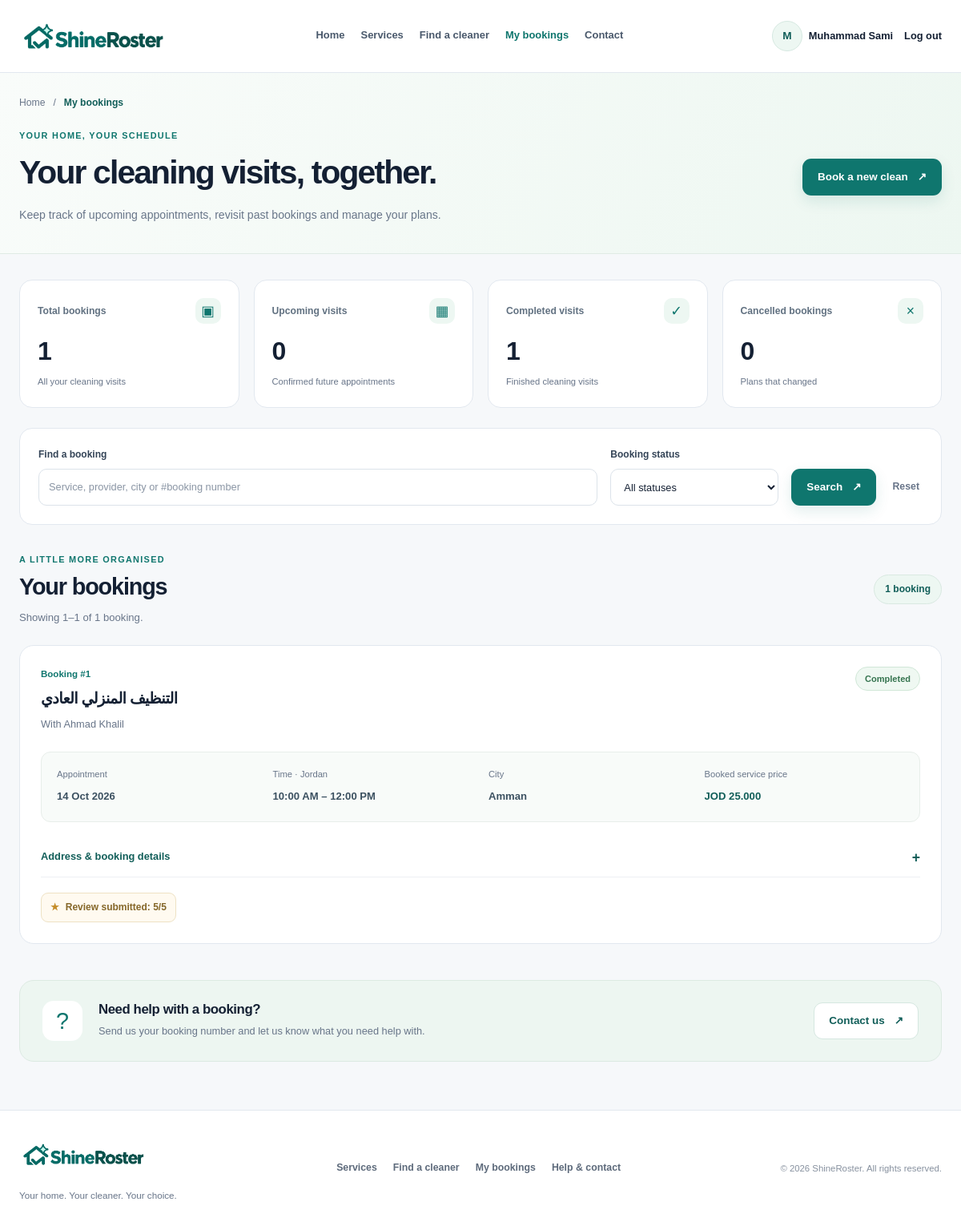
The page /my-bookings.php (signed in) on the database its author committed.
### tables this page shows
CREATE TABLE users (
    id INT UNSIGNED AUTO_INCREMENT PRIMARY KEY,
    full_name VARCHAR(100) NOT NULL,
    email VARCHAR(190) NOT NULL UNIQUE,
    phone VARCHAR(20) NOT NULL,
    password_hash VARCHAR(255) NOT NULL,
    role VARCHAR(20) NOT NULL DEFAULT 'customer',
    is_active TINYINT NOT NULL DEFAULT 1,
    created_at DATETIME NOT NULL DEFAULT CURRENT_TIMESTAMP,
    updated_at DATETIME NOT NULL DEFAULT CURRENT_TIMESTAMP ON UPDATE CURRENT_TIMESTAMP
);

CREATE TABLE bookings (
    id INT UNSIGNED AUTO_INCREMENT PRIMARY KEY,
    user_id INT UNSIGNED NOT NULL,
    slot_id INT UNSIGNED NOT NULL,
    city VARCHAR(100) NOT NULL,
    address VARCHAR(255) NOT NULL,
    notes TEXT,
    total_price DECIMAL(10,3) NOT NULL,
    status VARCHAR(20) NOT NULL DEFAULT 'confirmed',
    created_at DATETIME NOT NULL DEFAULT CURRENT_TIMESTAMP,
    updated_at DATETIME NOT NULL DEFAULT CURRENT_TIMESTAMP ON UPDATE CURRENT_TIMESTAMP,
    cancelled_at DATETIME,
    completed_at DATETIME,
    FOREIGN KEY (user_id) REFERENCES users(id),
    FOREIGN KEY (slot_id) REFERENCES appointment_slots(id)
);

### my-bookings.php (the view, shortened to what the rows shown need)
<?php
require_once __DIR__ . '/includes/init.php';
$currentAccount = $auth->requireRole('customer', 'login.php');
$customerId = (int) $currentAccount['id'];
$search = mb_substr(inputText($_GET, 'search'), 0, 120, 'UTF-8');
$status = inputText($_GET, 'status');
if (isset($_GET['page'])) {
    $page = filter_var($_GET['page'], FILTER_VALIDATE_INT, ['options' => ['min_range' => 1]]);
} else {
    $page = filter_var(null, FILTER_VALIDATE_INT, ['options' => ['min_range' => 1]]);
}
if ($page === false) {
    $page = 1;
} else {
    $page = max(1, (int) $page);
}
$customerBookings = new CustomerBookings($db);
$stats = $customerBookings->getStats($customerId);
$result = $customerBookings->getBookings($customerId, $search, $status, $page);
$bookings = $result['bookings'];
$page = $result['page'];
$statusLabels = [
    'confirmed' => 'Confirmed',
    'completed' => 'Completed',
    'cancelled' => 'Cancelled'
];
?>
<!DOCTYPE html>
<html lang="en">
<head>
    <link rel="stylesheet" href="css/style.css">
    <link rel="stylesheet" href="css/services.css">
    <link rel="stylesheet" href="css/my-bookings.css">
</head>
<body class="services-page my-bookings-page">
    <?php require __DIR__ . '/includes/catalog-header.php'; ?>
    <main id="my-bookings-main">
        <section class="my-bookings-hero">
            <div class="catalog-container">
                <div class="my-bookings-heading-row">
                    <div>
                        <h1>Your cleaning visits, together.</h1>
                    </div>
                </div>
            </div>
        </section>
        <div class="catalog-container my-bookings-content">
            <div class="catalog-results-heading">
                <div>
                    <h2>Your bookings</h2>
                </div>
            </div>
            <?php if ($bookings): ?>
                <div class="my-bookings-list">
                    <?php foreach ($bookings as $booking): ?>
                        <?php
                        $bookingId = (int) $booking['id'];
                        $startsAt = strtotime($booking['starts_at']);
                        $endsAt = strtotime($booking['ends_at']);
                        $canCancel = (int) $booking['can_cancel'] === 1;
                        $hasReview = $booking['review_id'] !== null;
                        $bookingStatus = $booking['status'];
                        ?>
                        <article class="my-booking-card">
                            <div class="my-booking-top">
                                <div>
                                    <span class="my-booking-number">
                                        Booking #<?= $bookingId ?>
                                    </span>
                                    <h3 dir="auto">
                                        <?= escapeHtml($booking['service_name']) ?>
                                    </h3>
                                    <p class="my-booking-provider" dir="auto">
                                        With <?= escapeHtml($booking['provider_name']) ?>
                                    </p>
                                </div>
                                <span
                                    class="my-booking-badge my-booking-badge-<?= escapeHtml(
                                        $bookingStatus
                                    ) ?>"
                                >
                                    <?= escapeHtml($statusLabels[$bookingStatus]) ?>
                                </span>
                            </div>
                            <dl class="my-booking-facts">
                                <div>
                                    <dt>Appointment</dt>
                                    <dd>
                                        <?= escapeHtml(date('d M Y', $startsAt)) ?>
                                    </dd>
                                </div>
                                <div>
                                    <dt>Time · Jordan</dt>
                                    <dd>
                                        <?= escapeHtml(date('g:i A', $startsAt)) ?>
                                        –
                                        <?= escapeHtml(date('g:i A', $endsAt)) ?>
                                    </dd>
                                </div>
                                <div>
                                    <dt>City</dt>
                                    <dd dir="auto">
                                        <?= escapeHtml($booking['city']) ?>
                                    </dd>
                                </div>
                                <div>
                                    <dt>Booked service price</dt>
                                    <dd class="my-booking-price">
                                        JOD <?= number_format((float) $booking['total_price'], 3) ?>
                                    </dd>
                                </div>
                            </dl>
                            <details class="my-booking-details">
                                <summary>
                                    Address & booking details
                                    <span aria-hidden="true">+</span>
                                </summary>
                            </details>
                            <div class="my-booking-bottom">
                                <?php if ($bookingStatus === 'confirmed'): ?>
                                    <?php if ($canCancel): ?>
                                        <p class="my-booking-status-note">
                                            You can cancel before the
                                            scheduled start time.
                                        </p>
                                        <details class="my-booking-cancel">
                                            <summary>
                                                Cancel booking
                                            </summary>
                                            <form
                                                class="my-booking-cancel-form"
                                                action="<?= escapeHtml(
                                                    pageUrl($page, $search, $status)
                                                ) ?>"
                                                method="post"
                                            >
                                                <input
                                                    type="hidden"
                                                    name="action"
                                                    value="cancel"
                                                >
                                                <input
                                                    type="hidden"
                                                    name="booking_id"
                                                    value="<?= $bookingId ?>"
                                                >
                                                <p>
                                                    Cancel booking
                                                    #<?= $bookingId ?>?
                                                    This action cannot
                                                    be undone.
                                                </p>
                                                <button
                                                    class="my-booking-cancel-button"
                                                    type="submit"
                                                >
                                                    Yes, cancel booking
                                                </button>
                                            </form>
                                        </details>
                                    <?php else: ?>
                                        <p class="my-booking-status-note">
                                            The cancellation window has closed
                                            because the appointment has started.
                                        </p>
                                    <?php endif; ?>
                                <?php elseif ($bookingStatus === 'completed'): ?>
                                    <?php if ($hasReview): ?>
                                        <span class="my-booking-reviewed">
                                            <span aria-hidden="true">★</span>
                                            Review submitted:
                                            <?= (int) $booking['review_rating'] ?>/5
                                        </span>
                                    <?php endif; ?>
                                <?php endif; ?>
                            </div>
                        </article>
                    <?php endforeach; ?>
                </div>
            <?php endif; ?>
            <aside class="catalog-help">
                <div>
                    <h2>Need help with a booking?</h2>
                </div>
            </aside>
        </div>
    </main>
</body>
</html>

### includes/catalog-header.php (shortened to what the rows shown need)
<?php
if (isset($currentAccount['full_name'])) {
    $accountName = $currentAccount['full_name'];
} else {
    $accountName = '';
}
if ($accountName !== '') {
    $accountInitial = mb_strtoupper(mb_substr($accountName, 0, 1, 'UTF-8'), 'UTF-8');
} else {
    $accountInitial = '';
}
?>
<header class="catalog-header">
    <div class="catalog-container catalog-header-inner">
        <div class="catalog-header-actions">
            <?php if ($currentAccount): ?>
                <span
                    class="catalog-account"
                    title="<?= escapeHtml($accountName) ?>"
                >
                    <span
                        class="catalog-avatar"
                        aria-hidden="true"
                    >
                        <?= escapeHtml($accountInitial) ?>
                    </span>
                    <span
                        class="catalog-account-name"
                        dir="auto"
                    >
                        <?= escapeHtml($accountName) ?>
                    </span>
                </span>
                <a class="catalog-login" href="logout.php">
                    Log out
                </a>
            <?php endif; ?>
        </div>
    </div>
</header>

### rows shown on the page
users: escapeHtml($accountInitial) "M", full_name "Muhammad Sami"
bookings: id "1", service_name "التنظيف المنزلي العادي", provider_name "Ahmad Khalil", status "Completed", startsAt "14 Oct 2026", startsAt "10:00 AM", completed_at "12:00 PM", city "Amman", total_price "25.000", review_rating "5"

### other values the page prints
$stats['total'] "1"
$stats['upcoming'] "0"
$stats['completed'] "1"
$stats['cancelled'] "0"
$firstResult "1"
$lastResult "1"
$total "1"
